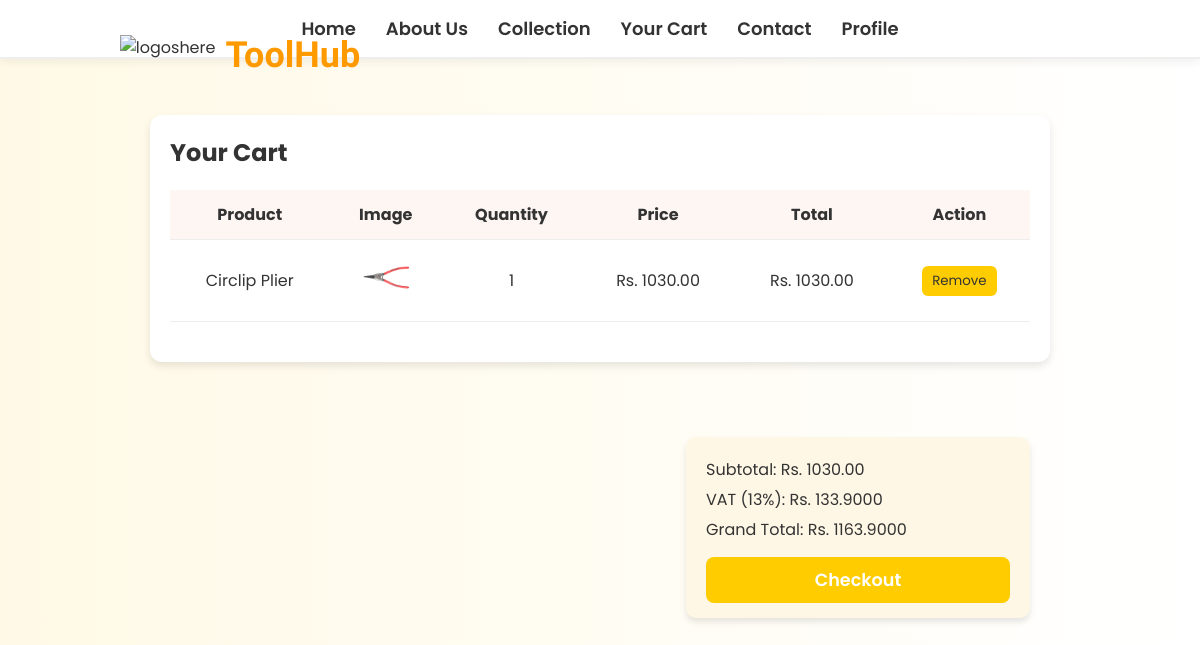
Before: /cart/ (signed in) with the older database file.
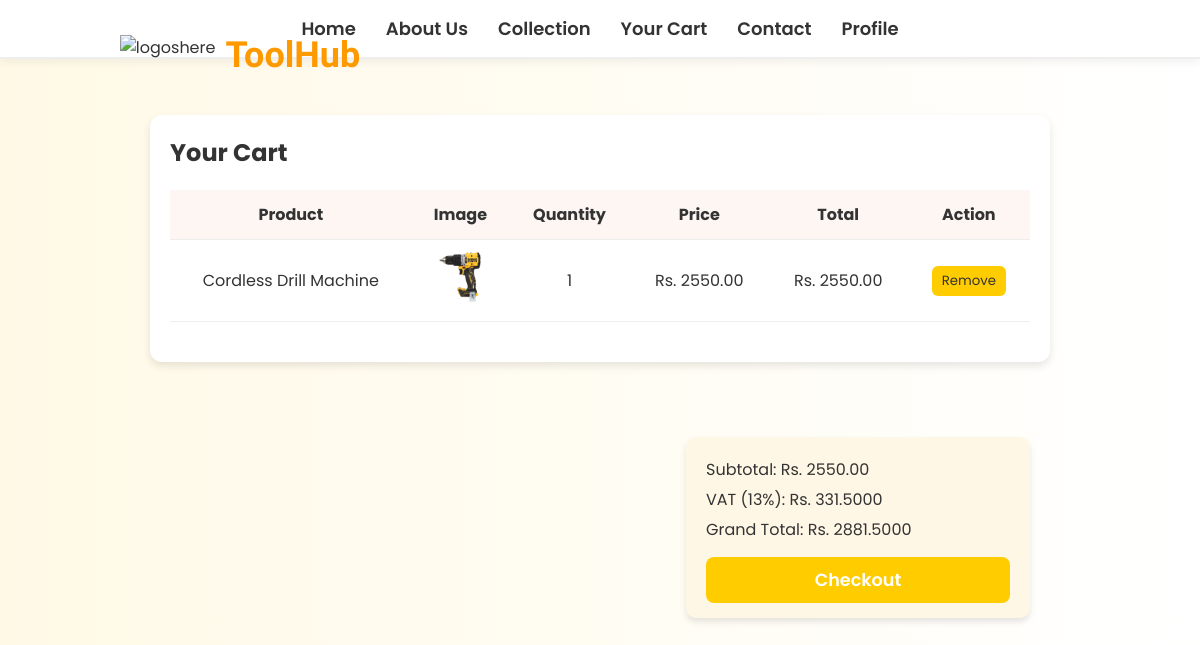
After: the same page with the newer database file.
### hardware/models.py (models this page shows, shortened)
class cartOrderItem(models.Model):
    user = models.ForeignKey(User, on_delete=models.CASCADE, null = True)
    order = models.ForeignKey(cartOrder, on_delete=models.CASCADE , null = True)
    invoice_no = models.CharField(max_length=200)
    product_status = models.CharField(max_length=200,choices=STATUS_CHOICE,default="null")
    item = models.CharField(max_length=200)
    image = models.ImageField(upload_to='cart_items/', null=True, blank=True)
    quantity = models.PositiveIntegerField(default=1)
    price = models.DecimalField(max_digits=10, decimal_places=2)
    total = models.DecimalField(max_digits=10, decimal_places=2, default=0.00)
    class Meta:
        verbose_name_plural = "Cart Order Items"

### hardware/views.py (the view)
def cart_view(request):
    cart_items = cartOrderItem.objects.filter(user=request.user, product_status='processing')
    subtotal = sum(item.total for item in cart_items)
    vat = subtotal * Decimal('0.13')   # Correct: Decimal * Decimal
    grand_total = subtotal + vat
    context = {
        'cart_items': cart_items,
        'subtotal': subtotal,
        'vat': vat,
        'grand_total': grand_total,
    }
    return render(request, 'hardware/cart.html', context )

### templates/hardware/cart.html (shortened to what this page needs)
<!DOCTYPE html>
<html lang="en">
  <head>
  </head>
  <body>
    <nav>
      <div class="nav-center">
        <a href="/first">Home</a>
        <a href="Services.html">About Us</a>
        <a href="/collection">Collection</a>
        <a href="/cart">Your Cart</a>
        <a href="Contact.html">Contact</a>
        <a href="/profile">Profile</a>
      </div>
    </nav>
    <div class="logocontainer">
      <img src="logo.png" alt="logoshere" id="logo" />
      <h1 id="firstheader">ToolHub</h1>
    </div>
    <div class="cart-container">
      <h2>Your Cart</h2>
      {% if cart_items %}
        <table>
          <thead>
            <tr>
              <th>Product</th>
              <th>Image</th>
              <th>Quantity</th>
              <th>Price</th>
              <th>Total</th>
              <th>Action</th>
            </tr>
          </thead>
          <tbody>
            {% for item in cart_items %}
              <tr>
                <td>{{ item.item }}</td>
                <td>
                  <img src="{{ item.image.url }}" width="50" />
                </td>
                <td>{{ item.quantity }}</td>
                <td>Rs. {{ item.price }}</td>
                <td>Rs. {{ item.total }}</td>
                <td>
                  <form method="post" action="/remove_from_cart/{{ item.id }}/">
                    <button type="submit">Remove</button>
                  </form>
                </td>
              </tr>
            {% endfor %}
          </tbody>
        </table>
        <div class="summary-box">
          <p>Subtotal: Rs. {{ subtotal }}</p>
          <p>VAT (13%): Rs. {{ vat }}</p>
          <p>Grand Total: Rs. {{ grand_total }}</p>
          <form action="/checkout" method="get">
            <button type="submit" class="checkout-btn"><a href="/checkout/{{product.pid}}" class="checkoutname">Checkout</button>
          </form>
        </div>
      {% else %}
        <p>Your cart is empty.</p>
      {% endif %}
    </div>
  </body>
</html>

Changed rows visible on the page:
removed cartOrderItem: item "Circlip Plier", image (picture), quantity "1", price "1030.00", total "1030.00"
added cartOrderItem: item "Cordless Drill Machine", image (picture), quantity "1", price "2550.00", total "2550.00"
Other visible differences:
{{ subtotal }}: "1030.00" → "2550.00"
{{ vat }}: "133.9000" → "331.5000"
{{ grand_total }}: "1163.9000" → "2881.5000"
